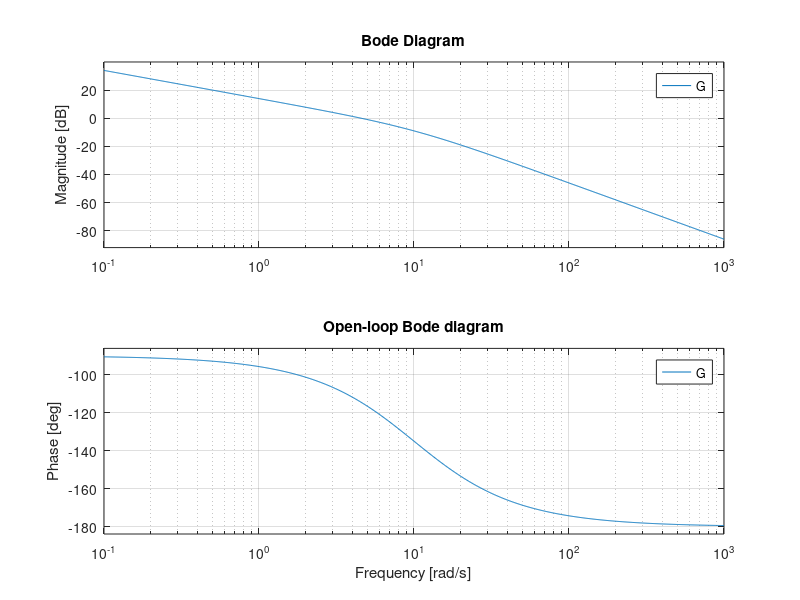

Write the MATLAB code that produced this figure. (Note: this script raises an error after producing the figure.)
%% Control systems and PID - worked example (Engineering Studio, Phase 6)
% Plant: DC motor position, G(s) = K / (s (J s + b)) with J = 0.01, b = 0.1, K = 0.5
clear all; close all; clc

J = 0.01; b = 0.1; K = 0.5;
s = tf('s');
G = K/(s*(J*s + b))

%% Open-loop analysis
fprintf('Open-loop poles:\n'); disp(pole(G))
damp(G)
figure(1); bode(G); title('Open-loop Bode diagram')

%% PID design for a 60 degree phase margin
[C, info] = pidtune(G, 'PID')
fprintf('Kp = %.3f, Ki = %.3f, Kd = %.4f, crossover %.2f rad/s, PM %.1f deg\n', ...
    info.Kp, info.Ki, info.Kd, info.CrossoverFrequency, info.PhaseMargin);

L = C*G;          % loop
T = feedback(L, 1) % closed loop
fprintf('Closed loop stable: %d\n', isstable(T));
S = stepinfo(T)

%% Responses
figure(2); step(feedback(G, 1), 'b--', T, 'r'); legend('P only (K = 1)', 'PID'); grid on
figure(3); margin(L)
figure(4); rlocus(G)
figure(5); nyquist(L)
figure(6); pzmap(T)

%% Disturbance: input sine wave through the closed loop
t = 0:0.005:3;
u = sin(4*t);
figure(7); lsim(T, u, t)

%% Digital implementation (zero-order hold, 10 ms)
Td = c2d(T, 0.01);
figure(8); step(Td); title('Discrete closed loop (Ts = 0.01 s)')
fprintf('Final value of the step response: %.4f\n', dcgain(T));
